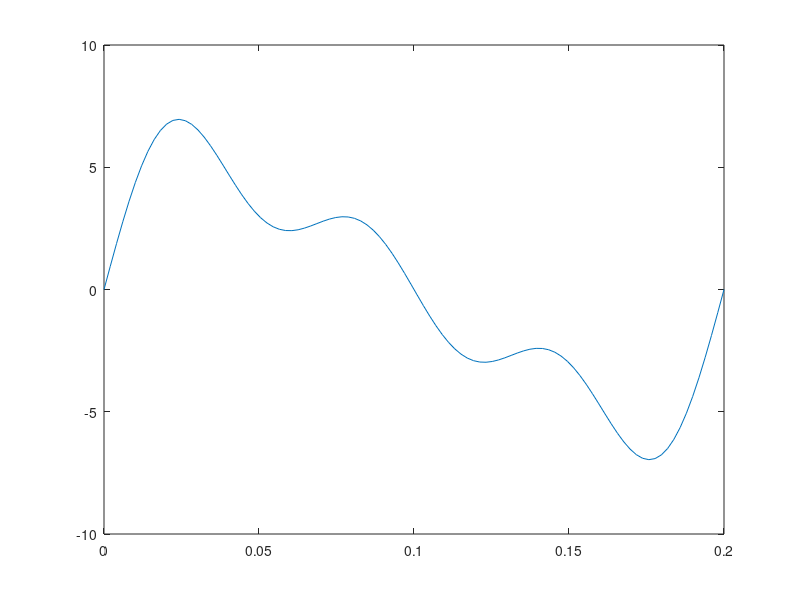
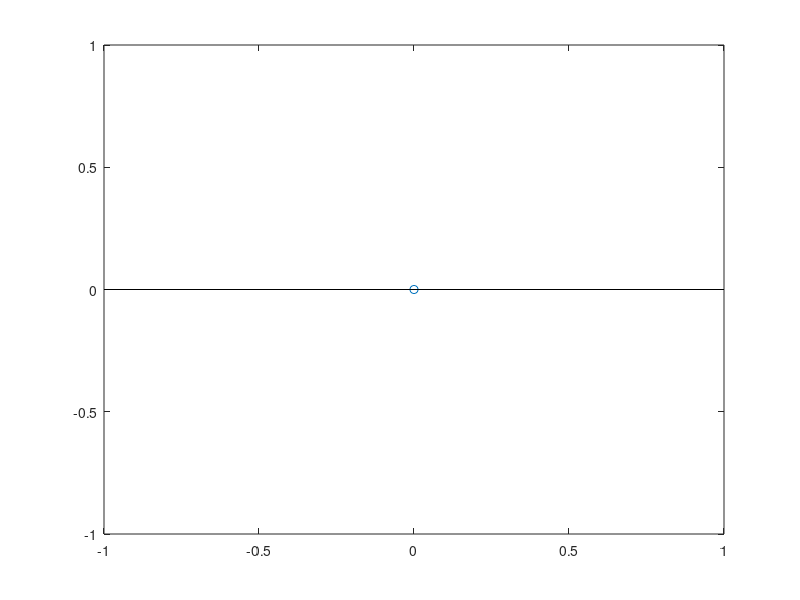
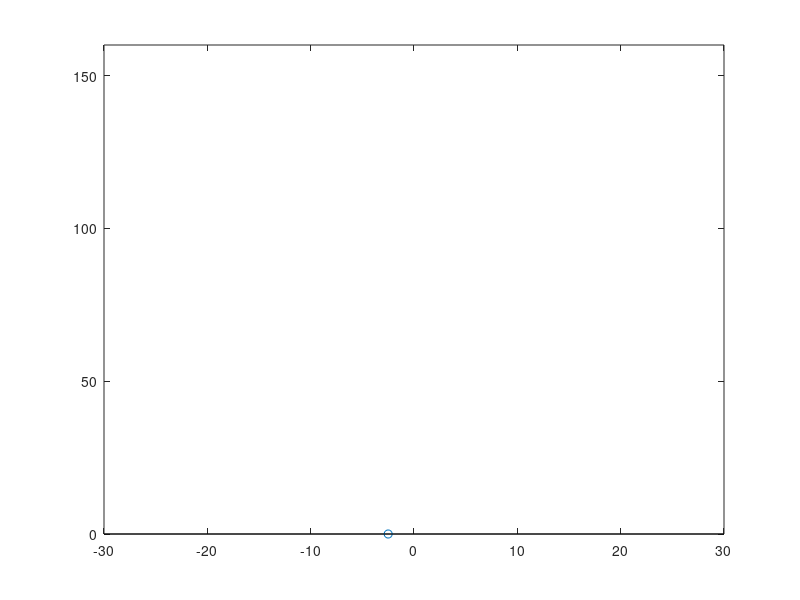

Write the MATLAB code that produced these figures, in order.
clc
clear all
close all
Fa=input('Enter a frequency Fa : ');   %Fa = 10
Fs=input('Enter a frequency Fs : ');   % Fs = 640
T=1/Fa;
t=0:T/99:T;
y=5*sin(2*pi*Fa*t) +2*sin(2*pi*2*Fa*t)+2*sin(2*pi*3*Fa*t);
figure(1)
plot(t,y);
Ts=1/Fs;
N=T/Ts;
n=0:N-1;
yy=5*sin(2*pi*Fa*n*Ts)+ 2*sin(2*pi*2*Fa*n*Ts)+ 2*sin(2*pi*3*Fa*n*Ts);
figure(2)
stem(n,yy)
h=[];
b=[];
for(k=1:1:N)
 for (n=1:1:N)
 ff=yy(n)*exp(-j*2*pi*(k-1-(N/2))*(n-1-(N/2))/N);
 h=[ h ff];
 end
 p=sum(h);
 b=[b p];
 h=0;
end
figure(3)
f=Fs*(-N/2:(N/2)-1)/N;
stem(f,abs(b));
axis([ -30 30 0 160]);

%---------------------------------DFT



